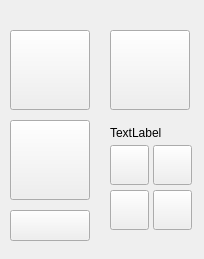
<?xml version="1.0" encoding="UTF-8"?>
<ui version="4.0">
 <class>MainWindow</class>
 <widget class="QMainWindow" name="MainWindow">
  <property name="geometry">
   <rect>
    <x>0</x>
    <y>0</y>
    <width>204</width>
    <height>259</height>
   </rect>
  </property>
  <property name="sizePolicy">
   <sizepolicy hsizetype="Maximum" vsizetype="Maximum">
    <horstretch>0</horstretch>
    <verstretch>0</verstretch>
   </sizepolicy>
  </property>
  <property name="mouseTracking">
   <bool>true</bool>
  </property>
  <property name="windowTitle">
   <string>CapturePen</string>
  </property>
  <property name="windowIcon">
   <iconset>
    <normaloff>app_icon.ico</normaloff>app_icon.ico</iconset>
  </property>
  <property name="autoFillBackground">
   <bool>false</bool>
  </property>
  <property name="tabShape">
   <enum>QTabWidget::Triangular</enum>
  </property>
  <widget class="QWidget" name="centralwidget">
   <widget class="QLabel" name="imgur">
    <property name="geometry">
     <rect>
      <x>236</x>
      <y>122</y>
      <width>591</width>
      <height>411</height>
     </rect>
    </property>
    <property name="sizePolicy">
     <sizepolicy hsizetype="Maximum" vsizetype="Maximum">
      <horstretch>0</horstretch>
      <verstretch>0</verstretch>
     </sizepolicy>
    </property>
    <property name="text">
     <string>TextLabel</string>
    </property>
   </widget>
   <widget class="QPushButton" name="red">
    <property name="geometry">
     <rect>
      <x>110</x>
      <y>145</y>
      <width>39</width>
      <height>40</height>
     </rect>
    </property>
    <property name="styleSheet">
     <string notr="true">QPushButton{background-color:'red'}</string>
    </property>
    <property name="text">
     <string/>
    </property>
    <property name="autoDefault">
     <bool>false</bool>
    </property>
    <property name="flat">
     <bool>false</bool>
    </property>
   </widget>
   <widget class="QPushButton" name="green">
    <property name="geometry">
     <rect>
      <x>153</x>
      <y>190</y>
      <width>39</width>
      <height>40</height>
     </rect>
    </property>
    <property name="styleSheet">
     <string notr="true">QPushButton{background-color:'green'}</string>
    </property>
    <property name="text">
     <string/>
    </property>
    <property name="flat">
     <bool>false</bool>
    </property>
   </widget>
   <widget class="QPushButton" name="pen">
    <property name="geometry">
     <rect>
      <x>10</x>
      <y>30</y>
      <width>80</width>
      <height>80</height>
     </rect>
    </property>
    <property name="sizePolicy">
     <sizepolicy hsizetype="Preferred" vsizetype="Preferred">
      <horstretch>0</horstretch>
      <verstretch>0</verstretch>
     </sizepolicy>
    </property>
    <property name="styleSheet">
     <string notr="true"/>
    </property>
    <property name="text">
     <string/>
    </property>
    <property name="icon">
     <iconset>
      <normaloff>pen-solid.svg</normaloff>pen-solid.svg</iconset>
    </property>
    <property name="iconSize">
     <size>
      <width>64</width>
      <height>32</height>
     </size>
    </property>
   </widget>
   <widget class="QPushButton" name="blue">
    <property name="geometry">
     <rect>
      <x>153</x>
      <y>145</y>
      <width>39</width>
      <height>40</height>
     </rect>
    </property>
    <property name="styleSheet">
     <string notr="true">QPushButton{background-color:'blue'}</string>
    </property>
    <property name="text">
     <string/>
    </property>
    <property name="flat">
     <bool>false</bool>
    </property>
   </widget>
   <widget class="QPushButton" name="quit">
    <property name="geometry">
     <rect>
      <x>10</x>
      <y>210</y>
      <width>80</width>
      <height>31</height>
     </rect>
    </property>
    <property name="text">
     <string/>
    </property>
    <property name="icon">
     <iconset>
      <normaloff>circle-xmark-solid.svg</normaloff>circle-xmark-solid.svg</iconset>
    </property>
   </widget>
   <widget class="QLabel" name="label">
    <property name="geometry">
     <rect>
      <x>110</x>
      <y>125</y>
      <width>80</width>
      <height>16</height>
     </rect>
    </property>
    <property name="styleSheet">
     <string notr="true">QLabel{background-color:'black'}</string>
    </property>
    <property name="text">
     <string>TextLabel</string>
    </property>
   </widget>
   <widget class="QPushButton" name="black">
    <property name="geometry">
     <rect>
      <x>110</x>
      <y>190</y>
      <width>39</width>
      <height>40</height>
     </rect>
    </property>
    <property name="styleSheet">
     <string notr="true">QPushButton{background-color:'black'}</string>
    </property>
    <property name="text">
     <string/>
    </property>
    <property name="flat">
     <bool>false</bool>
    </property>
   </widget>
   <widget class="QPushButton" name="ss">
    <property name="geometry">
     <rect>
      <x>110</x>
      <y>30</y>
      <width>80</width>
      <height>80</height>
     </rect>
    </property>
    <property name="sizePolicy">
     <sizepolicy hsizetype="Preferred" vsizetype="Preferred">
      <horstretch>0</horstretch>
      <verstretch>0</verstretch>
     </sizepolicy>
    </property>
    <property name="text">
     <string/>
    </property>
    <property name="icon">
     <iconset>
      <normaloff>camera-solid.svg</normaloff>camera-solid.svg</iconset>
    </property>
    <property name="iconSize">
     <size>
      <width>32</width>
      <height>32</height>
     </size>
    </property>
   </widget>
   <widget class="QPushButton" name="settings_btn">
    <property name="geometry">
     <rect>
      <x>10</x>
      <y>120</y>
      <width>80</width>
      <height>80</height>
     </rect>
    </property>
    <property name="sizePolicy">
     <sizepolicy hsizetype="Preferred" vsizetype="Preferred">
      <horstretch>0</horstretch>
      <verstretch>0</verstretch>
     </sizepolicy>
    </property>
    <property name="text">
     <string/>
    </property>
    <property name="icon">
     <iconset>
      <normaloff>cursors/settings.svg</normaloff>cursors/settings.svg</iconset>
    </property>
    <property name="iconSize">
     <size>
      <width>64</width>
      <height>64</height>
     </size>
    </property>
   </widget>
  </widget>
 </widget>
 <resources/>
 <connections/>
</ui>
